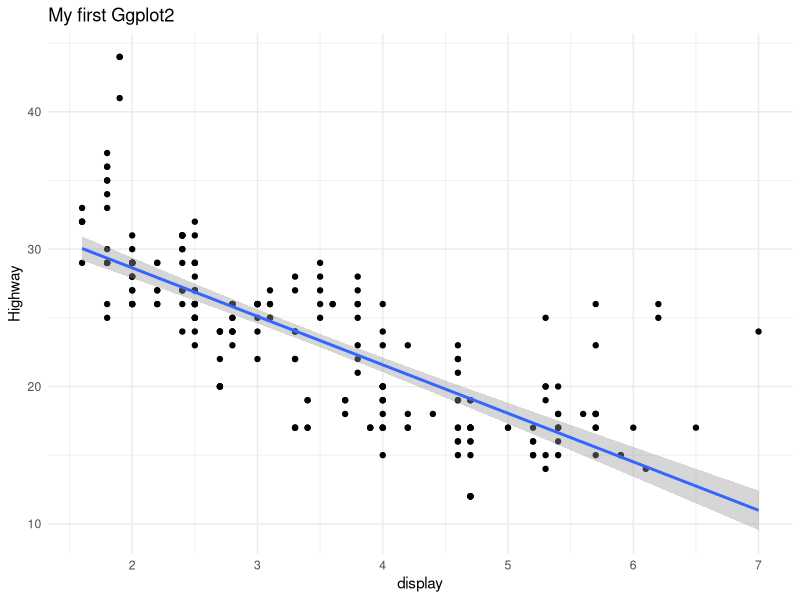

Here is the R script that generated this plot:
## ---- chunk 1
# you can conduct basic math
x <- 3 + sin(pi/2)

# you can also conduct more complicated mathematical operations
sqrt(x)

# you can also save strings dynamically
z <- "word"
## ---- chunk 2
v <- seq(1, 10)
# another easier way of making sequences:
v1 <- 1:10
## ---- chunk 3
w <- c(12, 1, 2, 3)

# you can also sort vectors using the sort() function
sort(w)

## ---- chunk 4
w <- sort(w)
## ---- chunk 5
w[1]
## ---- chunk 6
w*2
## ---- chunk 7
# the operator for doing inner-products
w %*% w
## ---- chunk 8
A <- as.character(c(1, 2, 3, 4, 5))
typeof(A)
## ---- chunk 9
length_a <- length(A)
typeof_a <- typeof(A)
print(paste0("The vector A is of length", length_a, "and has the data type of ", typeof(A)))
## ---- chunk 10
for (i in 1:10){
  print(paste0("Printing loop:", i))
}
## ---- chunk 11
# loading the tidyverse package
library(tidyverse)
## ---- chunk 12
cars <- mpg


# example ggplot with linear regressions
ggplot(data = cars) +
  geom_point(mapping = aes(x=displ, y=hwy, xlab= "Display", ylab="Highway"))+
  # using method="lm" to fit an OLS
  geom_smooth(method = "lm", mapping = aes(x=displ, y=hwy))+
  # mention the labels although I do not know what the variables mean
  labs(y="Highway", x = "display", title="My first Ggplot2")+
  theme_minimal()
## ---- chunk 13
print("This is a code block")
